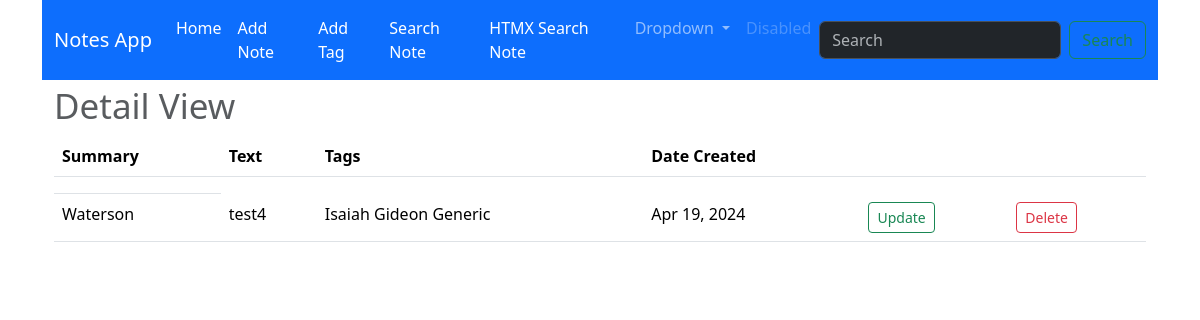
Before: /detail_note/10 with the older database file.
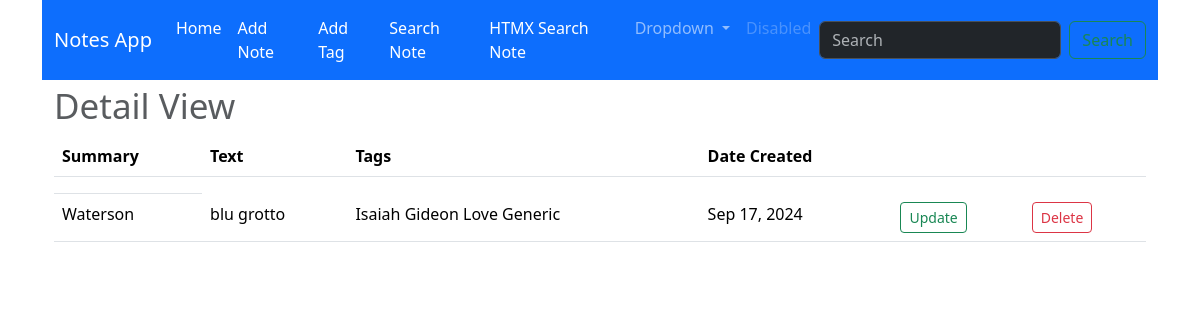
After: the same page with the newer database file.
### notes/models.py (models this page shows, shortened)
class Note(models.Model):
    summary=models.CharField(max_length=128)
    text=models.CharField(max_length=255)
    tags = models.ManyToManyField(Tag, blank=True)
    date_created = models.DateTimeField(auto_now=True)
    class Meta:
        ordering = ["date_created"]

class Tag(models.Model):
    tag=models.CharField(max_length=255, unique=True)
    def __str__(self):
        return self.tag

### notes/views.py (the view)
# urls.py: path('detail_note/<str:pk>', views.detail_note, name="detail_note"),
def detail_note(request, pk):
	note = Note.objects.get(id=pk)
	if request.method == 'POST':
		form = NoteForm(request.POST, instance=note)
		if form.is_valid():
			form.save()
			return redirect('/')
	else:
		form = NoteForm() # GET Request returns empty form
	context = {'note': note, 'form':form}
	return render(request, 'notes/detail_note.html', context)

### notes/forms.py
class NoteForm(ModelForm):
    class Meta:
        model = Note
        fields = ['summary','text','tags']
        widgets = {
            'tags': forms.CheckboxSelectMultiple
        }

### notes/templates/notes/detail_note.html (shortened to what this page needs)
{% extends "notes/base.html" %}
{% block content %}
<div class="container">
    <h1><small class="text-muted">Detail View</small></h1>
</div>
<div class="container">
    <table class="table">
        <thead>
            <tr>
                <th>Summary</th>
                <th>Text</th>
                <th>Tags</th>
                <th>Date Created</th>
                <th></th>
                <th></th>
            </tr>
            <tr>
                <td>
                </td>
        </thead>
        <tbody>
            <tr>
                <td>{{ note.summary }}</td>
                <td>{{ note.text }}</td>
                <td>
                    {% for tag in note.tags.all %}
                        {{ tag }}
                    {% endfor %}
                </td>
                <td>{{ note.date_created | date:"M j, Y"}}</td>
                <td>
                    <a class="btn btn-sm btn-outline-success" href="{% url 'update_note' note.id %}">Update</a>
                </td>
                <td>
                    <a class="btn btn-sm btn-outline-danger" href="{% url 'delete_note' note.id %}">Delete</a>
                </td>
            </tr>
        </tbody>
    </table>
</div>
{% endblock content %}

Changed rows visible on the page:
changed Note "Waterson": text "test4" → "blu grotto"; date_created "Apr 19, 2024" → "Sep 17, 2024"
now on this page (row unchanged): Tag: tag "Love"
